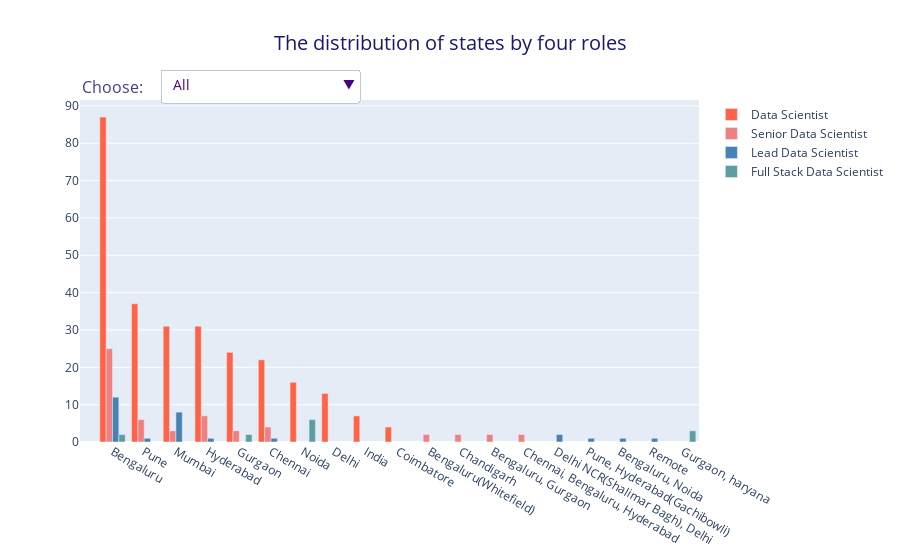

This figure's notebook cell:
### Code cell
dfd1 = df[df['roles']== 'Data Scientist']
dfd2 = df[df['roles']== 'Senior Data Scientist']
dfd3 = df[df['roles']== 'Lead Data Scientist']
dfd4 = df[df['roles']== 'Full Stack Data Scientist']

redf1 = dfd1["locations"].value_counts()[:10].reset_index()
redf2 = dfd2['locations'].value_counts()[:10].reset_index()
redf3 = dfd3['locations'].value_counts()[:10].reset_index()
redf4 = dfd4['locations'].value_counts()[:10].reset_index()


fig = go.Figure()

fig.add_trace(go.Bar(x = redf1["index"],
                     y = redf1["locations"],
                     marker = dict(color = 'Tomato'),
                     name = 'Data Scientist'))

fig.add_trace(go.Bar(x = redf2['index'],
                     y = redf2['locations'],
                     name = 'Senior Data Scientist',
                     marker = dict(color = 'LightCoral')))

fig.add_trace(go.Bar(x = redf3['index'],
                     y = redf3['locations'],
                     name = 'Lead Data Scientist',
                     marker = dict(color = 'SteelBlue')))

fig.add_trace(go.Bar(x = redf4['index'],
                     y = redf4['locations'],
                     name = 'Full Stack Data Scientist',
                     marker = dict(color = 'CadetBlue')))

fig.update_layout( 
    updatemenus=[ 
        dict( 
            direction="down", 
            pad={"r": 10, "t": 10},
            showactive=True, 
            x=0.13, 
            xanchor="left",
            y=1.12, 
            yanchor="top",
            font = dict(color = 'Indigo',size = 14),
            buttons=list([ 
                dict(label="All", 
                     method="update", 
                     args=[ {"visible": [True, True, True,True]}, 
                            {'showlegend' : True} 
                        ]),
                dict(label="Data Scientist", 
                     method="update", 
                     args=[ {"visible": [True, False, False,False]}, 
                            {'showlegend' : True} 
                        ]), 
                dict(label='Senior Data Scientist', 
                     method="update", 
                     args=[ {"visible": [False, True, False,False]}, 
                            {'showlegend' : True} 
                     ]), 
                dict(label='Lead Data Scientist', 
                     method="update", 
                     args=[ {"visible": [False, False, True,False]}, 
                            {'showlegend' : True} 
                        ]),  
                dict(label='Full Stack Data Scientist', 
                     method="update", 
                     args=[ {"visible": [False, False,False,True]}, 
                            {'showlegend' : True}]),
            ]),
        )])

fig.update_layout(
    annotations=[
        dict(text="Choose:", showarrow=False,
             x=0, y=1.075, yref="paper", align="right",
             font=dict(size=16,color = 'DarkSlateBlue'))])

fig.update_layout(title ="The distribution of states by four roles",
                  title_x = 0.5,
                  title_font = dict(size = 20, color = 'MidnightBlue'))

fig.show()

### Figure 1 — Plotly figure (JSON) as saved in the notebook; plotly's stock layout.template omitted (floating-point values rounded to 4 significant figures)
{"data": [{"marker": {"color": "Tomato"}, "name": "Data Scientist", "type": "bar", "x": ["Bengaluru", "Pune", "Mumbai", "Hyderabad", "Gurgaon", "Chennai", "Noida", "Delhi", "India", "Coimbatore"], "y": [87, 37, 31, 31, 24, 22, 16, 13, 7, 4]}, {"marker": {"color": "LightCoral"}, "name": "Senior Data Scientist", "type": "bar", "x": ["Bengaluru", "Hyderabad", "Pune", "Chennai", "Gurgaon", "Mumbai", "Bengaluru(Whitefield)", "Chandigarh", "Bengaluru, Gurgaon", "Chennai, Bengaluru, Hyderabad"], "y": [25, 7, 6, 4, 3, 3, 2, 2, 2, 2]}, {"marker": {"color": "SteelBlue"}, "name": "Lead Data Scientist", "type": "bar", "x": ["Bengaluru", "Mumbai", "Delhi NCR(Shalimar Bagh), Delhi", "Pune", "Hyderabad", "Pune, Hyderabad(Gachibowli)", "Bengaluru, Noida", "Chennai", "Remote"], "y": [12, 8, 2, 1, 1, 1, 1, 1, 1]}, {"marker": {"color": "CadetBlue"}, "name": "Full Stack Data Scientist", "type": "bar", "x": ["Noida", "Gurgaon, haryana", "Gurgaon", "Bengaluru"], "y": [6, 3, 2, 2]}], "layout": {"annotations": [{"align": "right", "font": {"color": "DarkSlateBlue", "size": 16}, "showarrow": false, "text": "Choose:", "x": 0, "y": 1.075, "yref": "paper"}], "title": {"font": {"color": "MidnightBlue", "size": 20}, "text": "The distribution of states by four roles", "x": 0.5}, "updatemenus": [{"buttons": [{"args": [{"visible": [true, true, true, true]}, {"showlegend": true}], "label": "All", "method": "update"}, {"args": [{"visible": [true, false, false, false]}, {"showlegend": true}], "label": "Data Scientist", "method": "update"}, {"args": [{"visible": [false, true, false, false]}, {"showlegend": true}], "label": "Senior Data Scientist", "method": "update"}, {"args": [{"visible": [false, false, true, false]}, {"showlegend": true}], "label": "Lead Data Scientist", "method": "update"}, {"args": [{"visible": [false, false, false, true]}, {"showlegend": true}], "label": "Full Stack Data Scientist", "method": "update"}], "direction": "down", "font": {"color": "Indigo", "size": 14}, "pad": {"r": 10, "t": 10}, "showactive": true, "x": 0.13, "xanchor": "left", "y": 1.12, "yanchor": "top"}]}}
